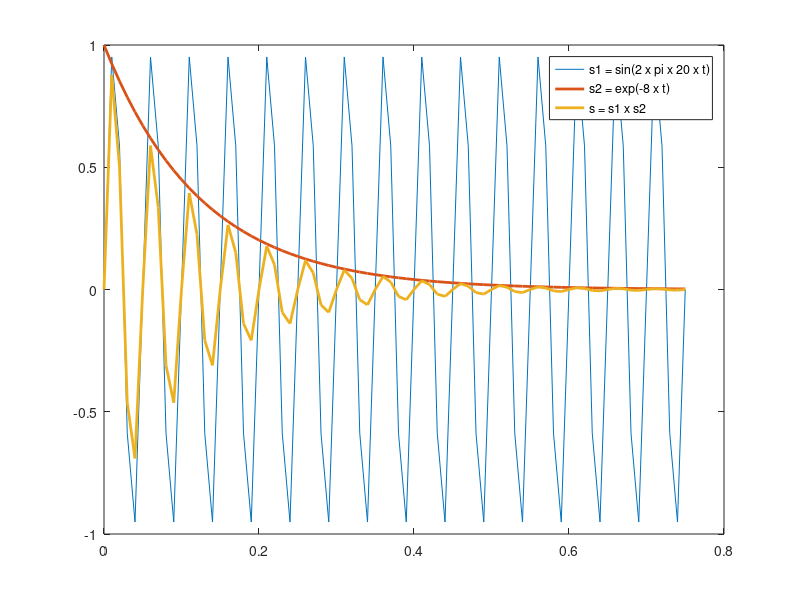

Reproduce this figure in MATLAB. (Note: this script raises an error after producing the figure.)
fs = 100;
ts = 1/fs;
hr = 80;
f_hr = hr/60;
t_cycle = 1/f_hr;
f_oscil = 20;

t1 = 0:ts:t_cycle;
s1 = sin(2*pi*f_oscil*t1);
e1 = exp(-8*t1);
w1 = s1 .* e1;
plot(t1, s1)
hold on
plot(t1, e1, 'LineWidth', 2)
plot(t1, w1, 'LineWidth', 2)
legend(sprintf("s1 = sin(2 x pi x %d x t)", f_oscil), "s2 = exp(-8 x t)", "s = s1 x s2")
figure





ltb = length(tb);
t = [tb, t1, t_cycle+ts+t1, 2*t_cycle+ts+t1, 3*t_cycle+ts+t1(1:end-ltb)];
w = [w1(end-ltb+1:end), w1, w1, w1, w1(1:end-ltb)];

plot(t, w, 'LineWidth', 1.2)
xlim([min(t) max(t)])
legend("Perfect signal")

snr = 2;
% n = (randn(1, length(t)) - 0.5);
n = (randn(1, length(t)) - 0.5);
n = n * max(abs(w)) / (max(abs(n)) * snr);
wn = w + n;
figure
plot(t, wn, 'r', 'LineWidth', 1.2)
xlim([min(t) max(t)])
legend("Signal with noise")

s = sin(2*pi*f_oscil*t);
sa = abs(s);
wa = abs(w);
wna = abs(wn);
na = abs(n);